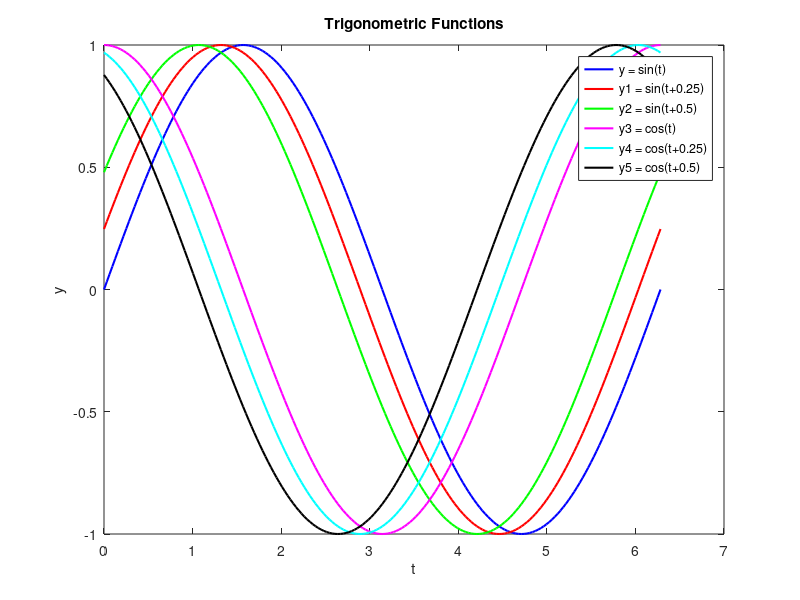

MATLAB code to generate this figure: (Note: this script raises an error after producing the figure.)
%%
clc; clear; close;
t = 0:pi/100:2*pi; % t的取值范围
y = sin(t); % 计算y = sin(t)
y1 = sin(t+0.25); % 计算y1 = sin(t+0.25)
y2 = sin(t+0.5); % 计算y2 = sin(t+0.5)
y3 = cos(t); % 计算y3 = cos(t)
y4 = cos(t+0.25); % 计算y4 = cos(t+0.25)
y5 = cos(t+0.5); % 计算y5 = cos(t+0.5)

plot(t, y, 'b', 'LineWidth', 1.5); % 绘制y = sin(t)曲线，蓝色实线
hold on;
plot(t, y1, 'r', 'LineWidth', 1.5); % 绘制y1 = sin(t+0.25)曲线，红色实线
plot(t, y2, 'g', 'LineWidth', 1.5); % 绘制y2 = sin(t+0.5)曲线，绿色实线
plot(t, y3, 'm', 'LineWidth', 1.5); % 绘制y3 = cos(t)曲线，洋红色实线
plot(t, y4, 'c', 'LineWidth', 1.5); % 绘制y4 = cos(t+0.25)曲线，青色实线
plot(t, y5, 'k', 'LineWidth', 1.5); % 绘制y5 = cos(t+0.5)曲线，黑色实线

xlabel('t'); % x轴标签
ylabel('y'); % y轴标签
title('Trigonometric Functions'); % 图形标题
legend('y = sin(t)', 'y1 = sin(t+0.25)', 'y2 = sin(t+0.5)', 'y3 = cos(t)', 'y4 = cos(t+0.25)', 'y5 = cos(t+0.5)'); % 图例

% 添加图形标注
gtext('y = sin(t)'); % 在y = sin(t)曲线添加标注
gtext('y1 = sin(t+0.25)'); % 在y1 = sin(t+0.25)曲线添加标注
gtext('y2 = sin(t+0.5)'); % 在y2 = sin(t+0.5)曲线添加标注
gtext('y3 = cos(t)'); % 在y3 = cos(t)曲线添加标注
gtext('y4 = cos(t+0.25)'); % 在y4 = cos(t+0.25)曲线添加标注
gtext('y5 = cos(t+0.5)'); % 在y5 = cos(t+0.5)曲线添加标注

%% text 版
t = 0:pi/100:2*pi; % t的取值范围
y = sin(t); % 计算y = sin(t)
y1 = sin(t+0.25); % 计算y1 = sin(t+0.25)
y2 = sin(t+0.5); % 计算y2 = sin(t+0.5)
y3 = cos(t); % 计算y3 = cos(t)
y4 = cos(t+0.25); % 计算y4 = cos(t+0.25)
y5 = cos(t+0.5); % 计算y5 = cos(t+0.5)

plot(t, y, 'b', 'LineWidth', 1.5); % 绘制y = sin(t)曲线，蓝色实线
hold on;
plot(t, y1, 'r', 'LineWidth', 1.5); % 绘制y1 = sin(t+0.25)曲线，红色实线
plot(t, y2, 'g', 'LineWidth', 1.5); % 绘制y2 = sin(t+0.5)曲线，绿色实线
plot(t, y3, 'm', 'LineWidth', 1.5); % 绘制y3 = cos(t)曲线，洋红色实线
plot(t, y4, 'c', 'LineWidth', 1.5); % 绘制y4 = cos(t+0.25)曲线，青色实线
plot(t, y5, 'k', 'LineWidth', 1.5); % 绘制y5 = cos(t+0.5)曲线，黑色实线

xlabel('t'); % x轴标签
ylabel('y'); % y轴标签
title('Trigonometric Functions'); % 图形标题
legend('y = sin(t)', 'y1 = sin(t+0.25)', 'y2 = sin(t+0.5)', 'y3 = cos(t)', 'y4 = cos(t+0.25)', 'y5 = cos(t+0.5)'); % 图例

% 添加图形标注
text(t(1), y(1), 'y = sin(t)', 'HorizontalAlignment', 'right'); % 在y = sin(t)曲线起始点添加标注
text(t(1), y1(1), 'y1 = sin(t+0.25)', 'HorizontalAlignment', 'right'); % 在y1 = sin(t+0.25)曲线起始点添加标注
text(t(1), y2(1), 'y2 = sin(t+0.5)', 'HorizontalAlignment', 'right'); % 在y2 = sin(t+0.5)曲线起始点添加标注
text(t(1), y3(1), 'y3 = cos(t)', 'HorizontalAlignment', 'left'); % 在y3 = cos(t)曲线起始点添加标注
text(t(1), y4(1), 'y4 = cos(t+0.25)', 'HorizontalAlignment', 'left'); % 在y4 = cos(t+0.25)曲线起始点添加标注
text(t(1), y5(1), 'y5 = cos(t+0.5)', 'HorizontalAlignment', 'left'); % 在y5 = cos(t+0.5)曲线起始点添加标注

%%
clc; close; clear;
xt = @(t) exp(-t/10) .* sin(5*t);
yt = @(t) exp(-t/10) .* cos(5*t);
zt = @(t) t;

figure;
fplot3(xt, yt, zt, [-12, 12]);
title('墨西哥帽顶曲线');
xlabel('X');
ylabel('Y');
zlabel('Z');

%%
clc; clear; close;
u = linspace(0, pi, 100); % 参数 u 的范围
v = linspace(0, pi, 100); % 参数 v 的范围
[U, V] = meshgrid(u, v); % 创建参数矩阵

% 计算坐标
x = (1 + cos(U)) .* cos(V);
y = (1 + cos(U)) .* sin(V);
z = sin(U);

% 使用 plot3 函数绘制
subplot(1, 3, 1);
plot3(x(:), y(:), z(:), 'b.');
title('Plot3');
xlabel('X');
ylabel('Y');
zlabel('Z');
axis equal;

% 使用 mesh 函数绘制
subplot(1, 3, 2);
mesh(x, y, z);
title('Mesh');
xlabel('X');
ylabel('Y');
zlabel('Z');
axis equal;

% 使用 surf 函数绘制
subplot(1, 3, 3);
surf(x, y, z);
title('Surf');
xlabel('X');
ylabel('Y');
zlabel('Z');
axis equal;

% 调整子图布局
sgtitle('Three-Dimensional Surface');

%%
clc; clear; close;
t_chain = linspace(0, 2*pi, 100); % 参数范围（链）
t_gem = linspace(0, 2*pi, 200); % 参数范围（宝石）

% 链条
x_chain = sin(t_chain); % x坐标（链）
y_chain = cos(t_chain); % y坐标（链）
z_chain = cos(2*t_chain); % z坐标（链）

% 宝石
gem_radius = 0.1; % 宝石半径
x_gem = sin(t_gem); % x坐标（宝石）
y_gem = cos(t_gem); % y坐标（宝石）
z_gem = cos(2*t_gem); % z坐标（宝石）

figure;
hold on;
plot3(x_chain, y_chain, z_chain, 'r', 'LineWidth', 2); % 绘制链条部分（红色）
scatter3(x_gem, y_gem, z_gem, 20, 'b', 'filled'); % 绘制宝石部分（蓝色）
xlabel('X');
ylabel('Y');
zlabel('Z');
title('Necklace');
grid on;
axis([-1 1 -1 1 -1 1]);
axis equal;
view(3);
daspect([0.5 0.3 1]); % 设置缩放比例




